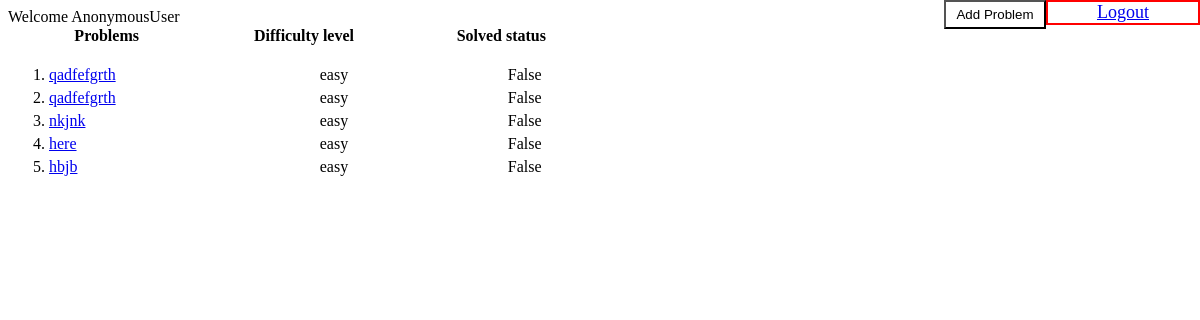
Screenshot of /judge/problem with the database file from the repository.
### judge/models.py (models this page shows, shortened)
class Problem(models.Model):
    problem_name = models.CharField(max_length=100)
    problem_desc = models.CharField(max_length=500)
    file = models.FileField()
    diff = models.CharField(max_length=50)
    problem_solved = models.BooleanField(default=False)

### judge/views.py (the view)
# urls.py: path('judge/problem', views.view_problems, name='view_problems'),
def view_problems(request):
    problems_list = Problem.objects.order_by('-problem_name')[:5]
    context = {'problems_list': problems_list}
    return render(request, 'prob.html', context)

### templates/prob.html (shortened to what this page needs)
<!DOCTYPE html>
<html>
<head>
</head>
<body>
Welcome {{request.user}}
<div class="log">
    <a href="/logout">Logout</a>
    </div>
<div class="log1">
    <a href="/judge/add-problem/">
        <button class="add" type="submit">
            Add Problem
        </button></a>
    </div>
</body>
{% if problems_list %}
 <table class="t1">
  <tr>
    <th style="width:80px">Problems</th>
    <th style="width:80px">Difficulty level</th>
    <th style="width:80px">Solved status</th>
  </tr>
        </table>
    <ol>
    {% for problem in problems_list %}
            <table class="t2">
  <tr>
      <td style="width:80px"><li><a href="/judge/{{ problem.id }}/">{{ problem.problem_name }} </a></li></td>
    <td align="center"; style="width:80px">{{problem.diff}}</td>
    <td align="center"; style="width:80px">{{ problem.problem_solved }}</td>
  </tr>
</table>
    {% endfor %}
    </ol>
{% else %}
    <p>No problems are available.</p>
{% endif %}
</html>

### templates/prob.html (style rules this page uses)
table.t2 { border-collapse: collapse; font_size: 15px; width: 50%; display:inline-table; }
.log a { position: fixed; right: 0; top: 0; text-align: center; width: 150px; font-size: 18px; border: 2px solid #FF0000; }
.log1 a { position: absolute; right: 150px; top: 0; text-align: center; width: 110px; font-size: 18px; }
.add { background-color: white; color: black; padding: 5px 10px; text-align: center; cursor: pointer; }

### rows the page displays
Problem: problem_name "qadfefgrth", diff "easy", problem_solved "False"
Problem: problem_name "qadfefgrth", diff "easy", problem_solved "False"
Problem: problem_name "nkjnk", diff "easy", problem_solved "False"
Problem: problem_name "here", diff "easy", problem_solved "False"
Problem: problem_name "hbjb", diff "easy", problem_solved "False"

### other values shown
{{ request.user }} "AnonymousUser"
